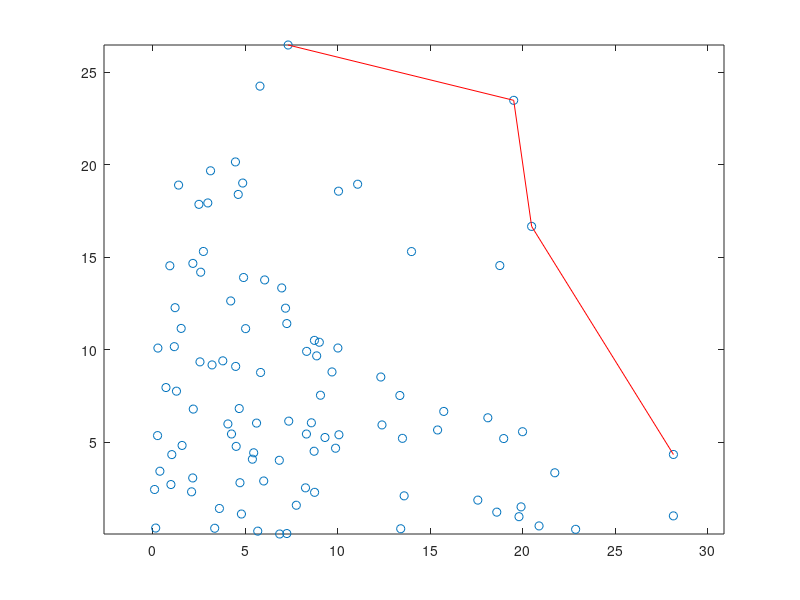

MATLAB code to generate this figure:
clf
clear all

direction = 'outer';
% direction = 'inner';

a = 10*abs(randn(100,2));
% a = [1 10; 2 8; 2 7; 3 6; 4 8; 6 3; 1 11; 2 2; 6 1];

front = a(1,:);

for i=2:length(a)
    switch direction
        case 'inner'
           % inner front
            list1 = find(front(:,1) >= a(i,1));
            list2 = find(front(:,2) >= a(i,2));
            to_remove = [];
            ind = [];

            for j=1:length(list1)
                ind = find(list1(j) == list2);
               if ~isempty(ind)
                to_remove(end+1) = ind;
               end
            end
            front(list2(to_remove),:) = [];

            if (length(list1) + length(list2) >0)
                t1 = front(:,1) <= a(i,1);
                t2 = front(:,2) <= a(i,2);
                if (isempty(find(t1==t2)))
                    front(end+1,:) = a(i,:);
                end
            end
        case 'outer'
            %outer front
            list1 = find(front(:,1) <= a(i,1));
            list2 = find(front(:,2) <= a(i,2));
            to_remove = [];
            ind = [];

            for j=1:length(list1)
                ind = find(list1(j) == list2);
               if ~isempty(ind)
                to_remove(end+1) = ind;
               end
            end
            front(list2(to_remove),:) = [];

            if (length(list1) + length(list2) >0)
                t1 = front(:,1) >= a(i,1);
                t2 = front(:,2) >= a(i,2);
                if (isempty(find(t1==t2)))
                    front(end+1,:) = a(i,:);
                end
            end
    end
end

plot(a(:,1), a(:,2), 'o')
hold on
[~, order] = sort(front(:,1));
front = front(order,:)
plot(front(:,1), front(:,2), 'r')
axis equal